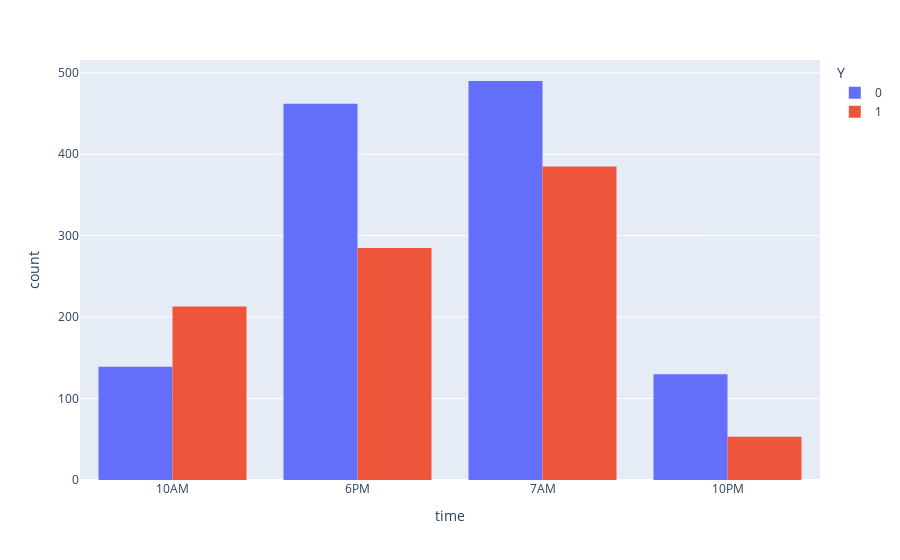

This figure's notebook cell:
### Markdown cell above
Let's look at the data when the driver is alone. Does the time of the day affect the acceptance?

### Code cell
coffee_house_alone_df = coffee_house_df[coffee_house_df['passanger'] == 'Alone']
px.histogram(coffee_house_alone_df, x='time', color='Y', barmode='group')

### Figure 1 — Plotly figure (JSON) as saved in the notebook; plotly's stock layout.template omitted (floating-point values rounded to 4 significant figures; data arrays with more than 128 entries replaced by an {"elided": "..."} marker saying what was removed)
{"data": [{"alignmentgroup": "True", "bingroup": "x", "hovertemplate": "Y=0<br>time=%{x}<br>count=%{y}<extra></extra>", "legendgroup": "0", "marker": {"color": "#636efa", "pattern": {"shape": ""}}, "name": "0", "offsetgroup": "0", "orientation": "v", "showlegend": true, "type": "histogram", "x": {"elided": "1221 str values"}, "xaxis": "x", "yaxis": "y"}, {"alignmentgroup": "True", "bingroup": "x", "hovertemplate": "Y=1<br>time=%{x}<br>count=%{y}<extra></extra>", "legendgroup": "1", "marker": {"color": "#EF553B", "pattern": {"shape": ""}}, "name": "1", "offsetgroup": "1", "orientation": "v", "showlegend": true, "type": "histogram", "x": {"elided": "936 str values"}, "xaxis": "x", "yaxis": "y"}], "layout": {"barmode": "group", "legend": {"title": {"text": "Y"}, "tracegroupgap": 0}, "margin": {"t": 60}, "xaxis": {"anchor": "y", "domain": [0, 1], "title": {"text": "time"}}, "yaxis": {"anchor": "x", "domain": [0, 1], "title": {"text": "count"}}}}
